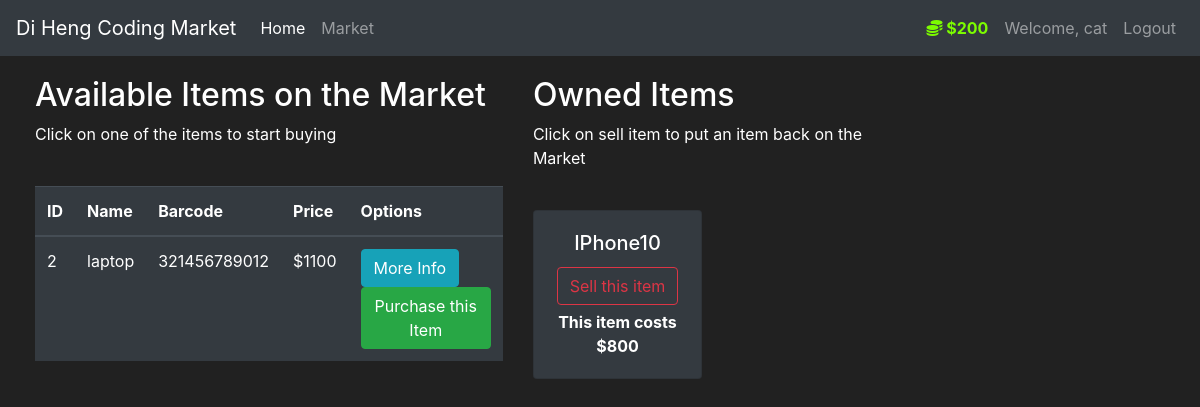
Page /market (signed in) on the committed database.
### market/models.py (models this page shows, shortened)
class User(db.Model, UserMixin):
    id = db.Column(db.Integer(), primary_key=True)
    username = db.Column(db.String(length=30), nullable=False, unique=True)
    email_address = db.Column(db.String(length=50), nullable=False, unique=True)
    password_hash = db.Column(db.String(length=60), nullable=False)
    budget = db.Column(db.Integer(), nullable=False, default=1000)
    items = db.relationship('Item', backref='owned_user', lazy=True)
    @property
    def prettier_budget(self):
        if len(str(self.budget)) >=4:
            return f'${str(self.budget)[:-3]},{str(self.budget)[-3:]}'
        else:
            return f"${self.budget}"
    @property
    def password(self):
        return self.password

class Item(db.Model):
    id = db.Column(db.Integer(), primary_key=True)
    name = db.Column(db.String(length=30), nullable=False, unique=True)
    price = db.Column(db.Integer(), nullable=False)
    barcode = db.Column(db.String(length = 12), nullable=False, unique=True)
    description = db.Column(db.String(length=1024), nullable=False, unique=True)
    owner = db.Column(db.Integer(), db.ForeignKey('user.id'))

### market/route.py (the view, shortened to what this page needs)
@app.route('/market', methods=['GET','POST'])
@login_required
def market_page():
    purchase_form = PurchaseItemForm()
    selling_form = SellItemForm()
    if request.method == "GET":
        items = Item.query.filter_by(owner=None)
        owned_item = Item.query.filter_by(owner=current_user.id)
        return render_template('market.html', items = items, purchase_form=purchase_form, owned_item=owned_item, selling_form=selling_form)

### market/models.py (called while the page is built)
@login_manager.user_loader
def load_user(user_id):
    return User.query.get(int(user_id))

### market/templates/market.html (shortened to what this page needs)
{% extends 'base.html' %}
{% block content %}
<div class="row" style="margin-top:20px; margin-left:20px">
    <div class="col-5">
        <h2>Available Items on the Market</h2>
        <p>Click on one of the items to start buying</p>
        <br>
        <table class="table table-hover table-dark">
            <thead>
                <tr>
                    <th scope="col">ID</th>
                    <th scope="col">Name</th>
                    <th scope="col">Barcode</th>
                    <th scope="col">Price</th>
                    <th scope="col">Options</th>
                </tr>
            </thead>
            <tbody>
                {% for item in items %}
                <tr>
                    <td>{{item.id}}</td>
                    <td>{{item.name}}</td>
                    <td>{{item.barcode}}</td>
                    <td>${{item.price}}</td>
                    <td>
                        <button class="btn btn-outline btn-info" data-toggle="modal"
                            data-target="#Modal-MoreInfo-{{ item.id }}">More Info</button>
                        <button class="btn btn-outline btn-success" data-toggle="modal"
                            data-target="#Modal-PurchaseConfirm-{{ item.id }}">Purchase this Item</button>
                    </td>
                </tr>
                {% endfor %}
            </tbody>
        </table>
    </div>
    <div class="col-4">
        <h2>Owned Items</h2>
        <p>Click on sell item to put an item back on the Market</p>
        <br>
        <div class="row">
            {% for owned_item in owned_item %}
            <div class="col-md-6">
                <div style="margin-bottom: 5px" class="card text-center bg-dark">
                    <div class="card-body">
                        <h5 class="card-title">{{ owned_item.name }}</h5>
                        <button type="button" class="btn btn-outline-danger" style="margin-bottom: 5px"
                            data-toggle="modal" data-target="#Modal-PurchaseConfirm-{{ owned_item.id }}">Sell this item</button>
                        <p class="card-text"><strong>
                                This item costs ${{ owned_item.price }}
                            </strong></p>
                    </div>
                </div>
            </div>
            {% endfor %}
        </div>
    </div>
</div>
{% endblock %}

### market/templates/base.html (shortened to what this page needs)
<!doctype html>
<html lang="en">
<head>
    <link rel="stylesheet" href="https://cdn.jsdelivr.net/npm/bootstrap@4.5.3/dist/css/bootstrap.min.css"
>
</head>
<body>
    <nav class="navbar navbar-expand-md navbar-dark bg-dark">
        <a class="navbar-brand" href="#">Di Heng Coding Market</a>
        <div class="collapse navbar-collapse" id="navbarNav">
            <ul class="navbar-nav mr-auto">
                <li class="nav-item active">
                    <a class="nav-link" href="{{ url_for('home_page')}}">Home <span class="sr-only">(current)</span></a>
                </li>
                <li class="nav-item">
                    <a class="nav-link" href="{{ url_for('market_page')}}">Market</a>
                </li>
            </ul>
                {% if current_user.is_authenticated %}
                    <ul class="navbar-nav">
                        <li class="nav-item">
                            <a class="nav-link" style="color: lawngreen; font-weight: bold">
                                <i class="fas fa-coins"></i>
                                {{ current_user.prettier_budget }}
                            </a>
                        </li>
                        <li class="nav-item">
                            <a class="nav-link">Welcome, {{ current_user.username }}</a>
                        </li>
                        <li class="nav-item">
                            <a class="nav-link" href="{{ url_for('logout_page') }}">Logout</a>
                        </li>
                    </ul>
                {% endif %}
        </div>
    </nav>
    {% block content %}
    {% endblock %}
</body>
</html>

### market/templates/base.html (style rules this page uses)
body { background-color: #212121; color: white }

### rows in the picture
User: prettier_budget "$200", username "cat"
Item: id "2", name "laptop", barcode "321456789012", price "1100"
Item: name "IPhone10", price "800"
